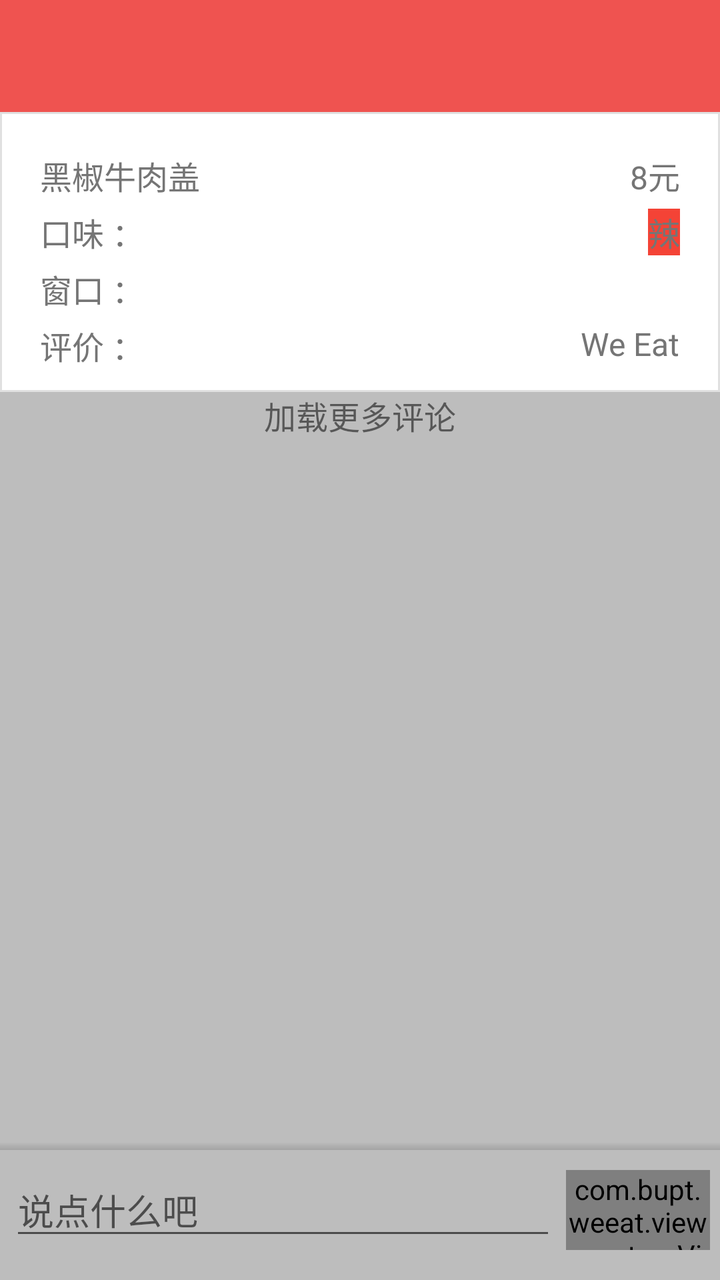
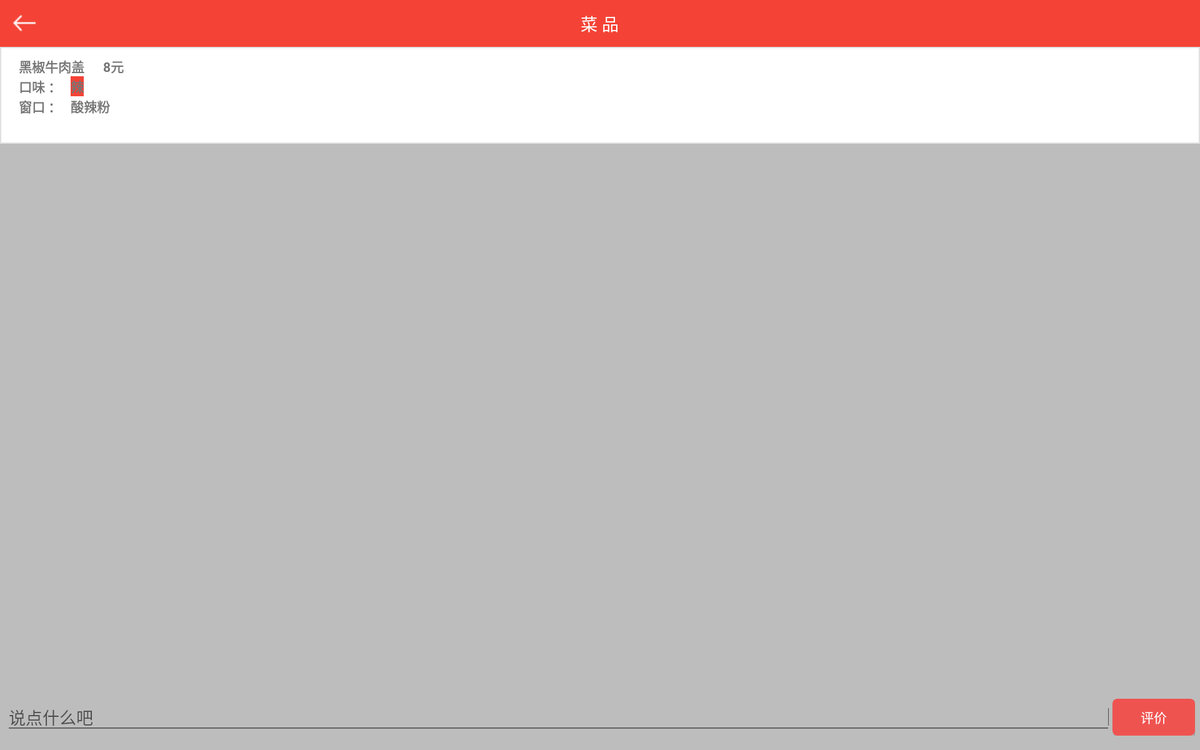

The same Android screen from two of the app's own layout files: first res/layout/ as a phone draws it, then the repository's variant for another configuration, drawn on a device whose configuration selects that folder. Both files follow.
<!-- AndroidManifest.xml: application theme AppTheme -->
<!-- res/layout/dish_detail_layout.xml -->
<?xml version="1.0" encoding="utf-8"?>
<LinearLayout xmlns:android="http://schemas.android.com/apk/res/android"
    android:layout_width="fill_parent"
    android:layout_height="fill_parent"
    android:orientation="vertical">

    <include layout="@layout/toolbar_layout" />


    <ScrollView

        android:layout_width="match_parent"
        android:layout_height="0dp"
        android:layout_weight="1"
        android:fadeScrollbars="false"
        android:fillViewport="false"
        android:scrollbarSize="30dp"
        android:scrollbars="vertical">

        <RelativeLayout
            android:layout_width="fill_parent"
            android:layout_height="wrap_content">

            <RelativeLayout
                android:id="@+id/dish_detail_layout"
                android:layout_width="fill_parent"
                android:layout_height="140dp"
                android:background="@drawable/food_detail_background"
                android:padding="10dp">

                <ImageView
                    android:id="@+id/dish_detail_image"
                    android:layout_width="wrap_content"
                    android:layout_height="wrap_content"
                    android:layout_centerVertical="true"
                    android:contentDescription="@string/hello_world" />

                <RelativeLayout
                    android:id="@+id/dish_detail_name_layout"
                    android:layout_width="fill_parent"
                    android:layout_height="wrap_content"
                    android:layout_marginTop="10dp"
                    android:layout_toEndOf="@id/dish_detail_image"
                    android:gravity="center_vertical">

                    <TextView
                        android:id="@+id/dish_detail_name"
                        android:layout_width="wrap_content"
                        android:layout_height="wrap_content"
                        android:layout_alignParentStart="true"
                        android:paddingEnd="10dp"
                        android:paddingStart="10dp"
                        android:text="@string/newpro_food_name1"
                        android:textColor="@color/light_grey"
                        android:textSize="16sp" />

                    <TextView
                        android:id="@+id/dish_detail_price"
                        android:layout_width="wrap_content"
                        android:layout_height="wrap_content"
                        android:layout_alignParentEnd="true"
                        android:layout_marginEnd="10dp"
                        android:text="@string/newpro_fooddetail_price"
                        android:textColor="@color/light_grey"
                        android:textSize="16sp" />
                </RelativeLayout>

                <RelativeLayout
                    android:id="@+id/new_dish_detail_tastes_layout"
                    android:layout_width="fill_parent"
                    android:layout_height="wrap_content"
                    android:layout_below="@id/dish_detail_name_layout"
                    android:layout_marginTop="5dp"
                    android:layout_toEndOf="@id/dish_detail_image">

                    <TextView
                        android:id="@+id/dish_detail_tastes_label"
                        android:layout_width="wrap_content"
                        android:layout_height="wrap_content"
                        android:layout_alignParentStart="true"
                        android:paddingLeft="10dp"
                        android:paddingRight="10dp"
                        android:text="@string/newpro_fooddetail_flavor"
                        android:textColor="@color/light_grey"
                        android:textSize="16sp" />

                    <TextView
                        android:id="@+id/dish_detail_tastes"
                        android:layout_width="wrap_content"
                        android:layout_height="wrap_content"
                        android:layout_alignParentEnd="true"
                        android:layout_marginEnd="10dp"
                        android:background="@color/select_dark_red"
                        android:text="@string/newpro_fooddetail_flavorkind"
                        android:textColor="@color/light_grey"
                        android:textSize="16sp" />
                </RelativeLayout>

                <RelativeLayout
                    android:id="@+id/new_dish_detail_window_layout"
                    android:layout_width="fill_parent"
                    android:layout_height="wrap_content"
                    android:layout_below="@id/new_dish_detail_tastes_layout"
                    android:layout_marginTop="5dp"
                    android:layout_toEndOf="@id/dish_detail_image">

                    <TextView
                        android:id="@+id/dish_detail_window_label"
                        android:layout_width="wrap_content"
                        android:layout_height="wrap_content"
                        android:layout_alignParentStart="true"
                        android:paddingEnd="10dp"
                        android:paddingStart="10dp"
                        android:text="@string/newpro_fooddetail_window"
                        android:textColor="@color/light_grey"
                        android:textSize="16sp" />

                    <TextView
                        android:id="@+id/dish_detail_window"
                        android:layout_width="wrap_content"
                        android:layout_height="wrap_content"
                        android:layout_alignParentEnd="true"
                        android:layout_marginEnd="10dp"
                        android:textColor="@color/light_grey"
                        android:textSize="16sp" />
                </RelativeLayout>

                <RelativeLayout
                    android:id="@+id/dish_detail_praise_layout"
                    android:layout_width="fill_parent"
                    android:layout_height="wrap_content"
                    android:layout_below="@id/new_dish_detail_window_layout"
                    android:layout_marginTop="5dp"
                    android:layout_toEndOf="@id/dish_detail_image">

                    <TextView
                        android:id="@+id/new_dish_detail_praise_label"
                        android:layout_width="wrap_content"
                        android:layout_height="wrap_content"
                        android:layout_alignParentStart="true"
                        android:paddingLeft="10dp"
                        android:paddingRight="10dp"
                        android:text="@string/comment_label"
                        android:textColor="@color/light_grey"
                        android:textSize="16sp" />

                    <TextView
                        android:id="@+id/dish_detail_praise"
                        android:layout_width="wrap_content"
                        android:layout_height="wrap_content"
                        android:layout_alignParentEnd="true"
                        android:layout_marginEnd="10dp"
                        android:text="@string/app_name"
                        android:textColor="@color/light_grey"
                        android:textSize="16sp" />
                </RelativeLayout>

            </RelativeLayout>

            

            <RelativeLayout
                android:layout_width="fill_parent"
                android:layout_height="wrap_content"
                android:layout_below="@id/dish_detail_layout">

                <ListView
                    android:id="@+id/dish_detail_list"
                    android:layout_width="fill_parent"
                    android:layout_height="wrap_content" />


                <TextView
                    android:id="@+id/dish_detail_load_more_comments"
                    android:layout_width="fill_parent"
                    android:layout_height="wrap_content"
                    android:layout_below="@id/dish_detail_list"
                    android:gravity="center"
                    android:text="@string/load_more_comments"
                    android:textSize="16sp" />
            </RelativeLayout>
        </RelativeLayout>
    </ScrollView>
    <View
        android:layout_width="fill_parent"
        android:layout_height="4dp"
        android:background="@drawable/button_top_shadow_line"
        android:layout_gravity="bottom"
        android:layout_marginBottom="5dp"/>
    <LinearLayout
        android:layout_width="fill_parent"
        android:layout_height="50dp"
        android:layout_marginBottom="10dp"
        android:orientation="horizontal"
        android:padding="5dp">

        <EditText
            android:id="@+id/dish_detail_comment_edit"
            android:layout_width="0dp"
            android:layout_height="fill_parent"
            android:layout_weight="1"
            android:hint="@string/food_comment_hint"
            android:textColor="@color/light_grey"
            android:textSize="18sp" />

        <com.bupt.weeat.view.customView.SendCommentButton
            android:id="@+id/dish_detail_comment_bn"
            android:layout_width="72dp"
            android:layout_height="match_parent"
            android:layout_marginStart="5dp"
            android:background="@drawable/button_background"
            android:textColor="@android:color/white" />
    </LinearLayout>
</LinearLayout>
<!-- res/layout/toolbar_layout.xml (included above) -->
<?xml version="1.0" encoding="utf-8"?>
<android.support.design.widget.AppBarLayout xmlns:android="http://schemas.android.com/apk/res/android"
    xmlns:app="http://schemas.android.com/apk/res-auto"
    android:id="@+id/appbar"
    android:layout_width="match_parent"
    android:layout_height="?attr/actionBarSize"
    android:theme="@style/ThemeOverlay.AppCompat.Dark.ActionBar">

    <android.support.v7.widget.Toolbar
        android:id="@+id/toolbar"
        android:layout_width="match_parent"
        android:layout_height="?attr/actionBarSize"
        android:background="?attr/colorPrimary"
        app:layout_collapseMode="pin"
        app:layout_scrollFlags="scroll|enterAlways"
        app:popupTheme="@style/ThemeOverlay.AppCompat.Light"
        app:titleTextColor="#ffffff" />
</android.support.design.widget.AppBarLayout>
<!-- resources referenced by this layout -->
<resources>
  <color name="light_grey">#757575</color>
  <color name="select_dark_red">#f44336</color>
  <!-- drawable button_background (drawable) -->
  <?xml version="1.0" encoding="utf-8"?>
  <shape xmlns:android="http://schemas.android.com/apk/res/android"
      android:shape="rectangle">
      <corners
          android:radius="5dp"/>
      <solid
          android:color="@color/colorPrimary"/>
  
  </shape>
  <!-- drawable button_top_shadow_line (drawable) -->
  <?xml version="1.0" encoding="utf-8"?>
  <shape xmlns:android="http://schemas.android.com/apk/res/android"
      android:shape="rectangle">
  <gradient
      android:angle="90"
      android:endColor="#00000000"
      android:startColor="#22000000"/>
  </shape>
  <!-- drawable food_detail_background (drawable) -->
  <?xml version="1.0" encoding="utf-8"?>
  <shape xmlns:android="http://schemas.android.com/apk/res/android"
  android:shape="rectangle" >
  <stroke
      android:width="1dp"
      android:color="@color/light_gray" />
  <solid android:color="@android:color/white" />
  </shape>
  <string name="app_name">We Eat</string>
  <string name="comment_label">评价 ：</string>
  <string name="food_comment_hint">说点什么吧</string>
  <string name="hello_world">Hello world!</string>
  <string name="load_more_comments">加载更多评论</string>
  <string name="newpro_food_name1">黑椒牛肉盖</string>
  <string name="newpro_fooddetail_flavor">口味 ：</string>
  <string name="newpro_fooddetail_flavorkind">辣</string>
  <string name="newpro_fooddetail_price">8元</string>
  <string name="newpro_fooddetail_window">窗口 ：</string>
  <style name="AppTheme" parent="BaseAppThemeLight" />
  <color name="colorPrimary">#ef5350</color>
  <color name="light_gray">#e0e0e0</color>
  <style name="BaseAppThemeLight" parent="Theme.AppCompat.Light.NoActionBar">
          <item name="colorPrimary">@color/colorPrimary</item>
          <item name="colorPrimaryDark">@color/colorPrimaryDark</item>
          <item name="textLight">@color/primary_night</item>
          <item name="appBackground">@android:color/white</item>
          <item name="textNight">@color/light_grey</item>
          <item name="colorAccent">@color/colorAccent</item>
          <item name="android:windowBackground">@color/windowBackground</item>
          <item name="actionOverflowButtonStyle">@style/ActionButton.Overflow.App</item>
  
      </style>
  <color name="colorPrimaryDark">#f44336</color>
  <color name="primary_night">#1A1A1B</color>
  <color name="colorAccent">#ec407a</color>
  <color name="windowBackground">#bdbdbd</color>
  <style name="ActionButton.Overflow.App" parent="android:style/Widget.Holo.Light.ActionButton.Overflow">
          <item name="android:src">@drawable/take_picture</item>
      </style>
</resources>
<!-- res/layout-xlarge/dish_detail_layout.xml (the repository's variant of the layout above) -->
<!-- drawn on a large tablet held sideways -->
<?xml version="1.0" encoding="utf-8"?>
<LinearLayout xmlns:android="http://schemas.android.com/apk/res/android"
    android:layout_width="fill_parent"
    android:layout_height="fill_parent"
    android:orientation="vertical">

    <RelativeLayout
        android:layout_width="fill_parent"
        android:layout_height="50dp"
        android:background="@color/select_dark_red">

        <ImageView
            android:id="@+id/back"
            android:layout_width="wrap_content"
            android:layout_height="wrap_content"
            android:layout_centerVertical="true"
            android:layout_marginStart="10dp"
            android:src="@drawable/back" />

        <TextView
            android:id="@+id/action_bar_title"
            android:layout_width="wrap_content"
            android:layout_height="wrap_content"
            android:layout_centerInParent="true"
            android:text="@string/food"
            android:textColor="@android:color/white"
            android:textSize="18sp" />
    </RelativeLayout>


    <ScrollView

        android:layout_width="match_parent"
        android:layout_height="0dp"
        android:layout_weight="1"
        android:fadeScrollbars="false"
        android:fillViewport="false"
        android:scrollbarSize="30dp"
        android:scrollbars="vertical">

        <RelativeLayout
            android:layout_width="fill_parent"
            android:layout_height="wrap_content"
            android:background="@drawable/food_detail_background"
            android:padding="10dp">

            <ImageView
                android:id="@+id/newpro_detail_food_image"
                android:layout_width="wrap_content"
                android:layout_height="wrap_content"
                android:layout_centerVertical="true"
                android:contentDescription="@string/hello_world" />

            <RelativeLayout
                android:id="@+id/newpro_detail_food_namelayout"
                android:layout_width="fill_parent"
                android:layout_height="wrap_content"
                android:layout_toEndOf="@id/newpro_detail_food_image">

                <TextView
                    android:id="@+id/newpro_detail_food_name"
                    android:layout_width="wrap_content"
                    android:layout_height="wrap_content"
                    android:layout_alignParentStart="true"
                    android:paddingEnd="10dp"
                    android:paddingStart="10dp"
                    android:text="@string/newpro_food_name1"
                    android:textColor="@color/light_grey"
                    android:textSize="14sp"
                    android:textStyle="bold" />

                <TextView
                    android:id="@+id/newpro_detail_food_price"
                    android:layout_width="wrap_content"
                    android:layout_height="wrap_content"
                    android:layout_alignParentEnd="true"
                    android:layout_toEndOf="@id/newpro_detail_food_name"
                    android:paddingEnd="10dp"
                    android:paddingStart="10dp"
                    android:text="@string/newpro_fooddetail_price"
                    android:textColor="@color/light_grey"
                    android:textSize="14sp"
                    android:textStyle="bold" />
            </RelativeLayout>

            <RelativeLayout
                android:id="@+id/newpro_detail_food_falvorlayout"
                android:layout_width="fill_parent"
                android:layout_height="wrap_content"
                android:layout_below="@id/newpro_detail_food_namelayout"
                android:layout_toEndOf="@id/newpro_detail_food_image">

                <TextView
                    android:id="@+id/newpro_detail_food_flavor"
                    android:layout_width="wrap_content"
                    android:layout_height="wrap_content"
                    android:layout_alignParentStart="true"
                    android:paddingLeft="10dp"
                    android:paddingRight="10dp"
                    android:text="@string/newpro_fooddetail_flavor"
                    android:textColor="@color/light_grey"
                    android:textStyle="bold" />

                <TextView
                    android:id="@+id/newpro_detail_food_flavorkind"
                    android:layout_width="wrap_content"
                    android:layout_height="wrap_content"
                    android:layout_toEndOf="@id/newpro_detail_food_flavor"
                    android:background="@color/select_dark_red"
                    android:text="@string/newpro_fooddetail_flavorkind"
                    android:textColor="@color/light_grey"
                    android:textSize="14sp"
                    android:textStyle="bold" />
            </RelativeLayout>

            <RelativeLayout
                android:id="@+id/newpro_food_detail_windowlayout"
                android:layout_width="fill_parent"
                android:layout_height="wrap_content"
                android:layout_below="@id/newpro_detail_food_falvorlayout"
                android:layout_toEndOf="@id/newpro_detail_food_image">

                <TextView
                    android:id="@+id/newpro_food_detail_window"
                    android:layout_width="wrap_content"
                    android:layout_height="wrap_content"
                    android:layout_alignParentStart="true"
                    android:paddingEnd="10dp"
                    android:paddingStart="10dp"
                    android:text="@string/newpro_fooddetail_window"
                    android:textColor="@color/light_grey"
                    android:textSize="14sp"
                    android:textStyle="bold" />

                <TextView
                    android:id="@+id/newpro_food_detail_windowname"
                    android:layout_width="wrap_content"
                    android:layout_height="wrap_content"
                    android:layout_toEndOf="@id/newpro_food_detail_window"
                    android:text="@string/newpro_fooddetail_windowdetail"
                    android:textColor="@color/light_grey"
                    android:textSize="14sp"
                    android:textStyle="bold" />
            </RelativeLayout>

            <RelativeLayout
                android:id="@+id/newpro_food_detail_zanlayout"
                android:layout_width="fill_parent"
                android:layout_height="wrap_content"
                android:layout_below="@id/newpro_food_detail_windowlayout"
                android:layout_toEndOf="@id/newpro_detail_food_image">

                <TextView
                    android:id="@+id/newpro_food_detail_zan"
                    android:layout_width="wrap_content"
                    android:layout_height="wrap_content"
                    android:layout_alignParentStart="true"
                    android:paddingLeft="10dp"
                    android:paddingRight="10dp"
                    android:textColor="@color/light_grey"
                    android:textSize="14sp"
                    android:textStyle="bold" />
            </RelativeLayout>
        </RelativeLayout>
    </ScrollView>

    <LinearLayout
        android:layout_width="fill_parent"
        android:layout_height="50dp"
        android:layout_marginBottom="10dp"
        android:orientation="horizontal"
        android:padding="5dp">

        <EditText
            android:id="@+id/commit_edit"
            android:layout_width="0dp"
            android:layout_height="fill_parent"
            android:layout_weight="1"
            android:hint="@string/food_comment_hint"
            android:textColor="@color/light_grey"
            android:textSize="18sp" />

        <Button
            android:layout_width="wrap_content"
            android:layout_height="fill_parent"
            android:background="@drawable/button_background"
            android:text="@string/comment"
            android:textColor="@android:color/white" />
    </LinearLayout>
</LinearLayout>
<!-- resources referenced by the variant -->
<!-- as a large tablet held sideways resolves them -->
<resources>
  <color name="light_grey">#757575</color>
  <color name="select_dark_red">#f44336</color>
  <!-- drawable back: png bitmap (drawable-mdpi, 432 bytes) -->
  <!-- drawable button_background (drawable) -->
  <?xml version="1.0" encoding="utf-8"?>
  <shape xmlns:android="http://schemas.android.com/apk/res/android"
      android:shape="rectangle">
      <corners
          android:radius="5dp"/>
      <solid
          android:color="@color/colorPrimary"/>
  
  </shape>
  <!-- drawable food_detail_background (drawable) -->
  <?xml version="1.0" encoding="utf-8"?>
  <shape xmlns:android="http://schemas.android.com/apk/res/android"
  android:shape="rectangle" >
  <stroke
      android:width="1dp"
      android:color="@color/light_gray" />
  <solid android:color="@android:color/white" />
  </shape>
  <string name="comment">评价</string>
  <string name="food">菜 品</string>
  <string name="food_comment_hint">说点什么吧</string>
  <string name="hello_world">Hello world!</string>
  <string name="newpro_food_name1">黑椒牛肉盖</string>
  <string name="newpro_fooddetail_flavor">口味 ：</string>
  <string name="newpro_fooddetail_flavorkind">辣</string>
  <string name="newpro_fooddetail_price">8元</string>
  <string name="newpro_fooddetail_window">窗口 ：</string>
  <string name="newpro_fooddetail_windowdetail">酸辣粉</string>
  <style name="AppTheme" parent="BaseAppThemeLight" />
  <color name="colorPrimary">#ef5350</color>
  <color name="light_gray">#e0e0e0</color>
  <style name="BaseAppThemeLight" parent="Theme.AppCompat.Light.NoActionBar">
          <item name="colorPrimary">@color/colorPrimary</item>
          <item name="colorPrimaryDark">@color/colorPrimaryDark</item>
          <item name="textLight">@color/primary_night</item>
          <item name="appBackground">@android:color/white</item>
          <item name="textNight">@color/light_grey</item>
          <item name="colorAccent">@color/colorAccent</item>
          <item name="android:windowBackground">@color/windowBackground</item>
          <item name="actionOverflowButtonStyle">@style/ActionButton.Overflow.App</item>
  
      </style>
  <color name="colorPrimaryDark">#f44336</color>
  <color name="primary_night">#1A1A1B</color>
  <color name="colorAccent">#ec407a</color>
  <color name="windowBackground">#bdbdbd</color>
  <style name="ActionButton.Overflow.App" parent="android:style/Widget.Holo.Light.ActionButton.Overflow">
          <item name="android:src">@drawable/take_picture</item>
      </style>
</resources>
